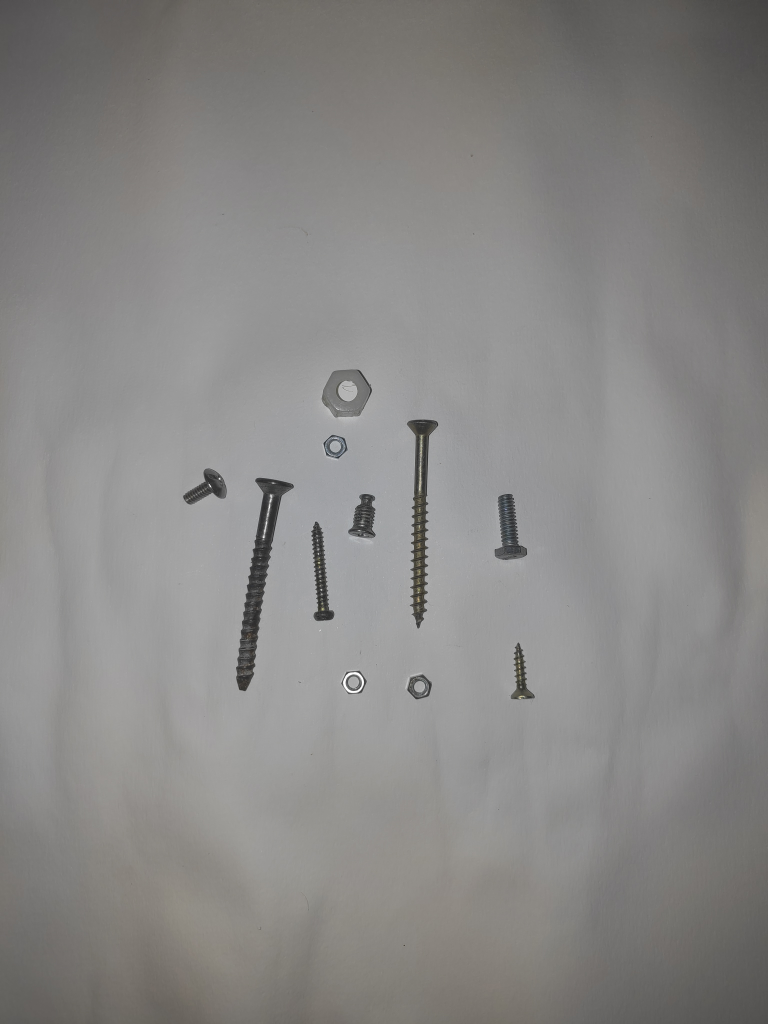
#> input picture fotos/Foto_1_parafuso_porca.jpg, 3072 x 4096 px (shown at 1/4 size)
$ python contar.py fotos/Foto_1_parafuso_porca.jpg
#> lines starting #> are read from the running program, lines starting #| are printed output that depends on the picture; after the words box and inside, x2 and y2 are one past the last pixel; in counts of white or black regions, pixels touching at a corner belong together
"""Conta parafusos e porcas em fotos de uma bancada (fundo de papel branco).

Uso:
    python contar.py fotos/Foto_1_parafuso_porca.jpg
    python contar.py fotos/ --referencia referencia_manual.csv --saida resultados/
"""
import argparse
import csv
from pathlib import Path

import cv2
import numpy as np

LARGURA = 1500   # largura depois de redimensionar
K_FUNDO = 75     # EE pra estimar o fundo: maior que a largura das peças
K_AB = 3         # EE da abertura: tira pontinhos sem apagar as porcas pequenas
K_FE = 5         # EE do fechamento: tapa brilho e rachadura dentro da peça
AREA_MIN = 300   # menor peça aceita (px)


def ee(k):
    return cv2.getStructuringElement(cv2.MORPH_ELLIPSE, (k, k))


def preencher(m):
    mp = cv2.copyMakeBorder(m, 1, 1, 1, 1, cv2.BORDER_CONSTANT, value=0)
    cheia = mp.copy()
    aux = np.zeros((mp.shape[0] + 2, mp.shape[1] + 2), np.uint8)
    cv2.floodFill(cheia, aux, (0, 0), 255)
    furos = cv2.bitwise_not(cheia)[1:-1, 1:-1]
    return cv2.bitwise_or(m, furos)


def pecas(m):
    n, _, est, _ = cv2.connectedComponentsWithStats(m, connectivity=8)
    H, W = m.shape
    lista = []
    for i in range(1, n):
        x, y, w, h, a = est[i]
        if a < AREA_MIN:
            continue
        if x == 0 or y == 0 or x + w == W or y + h == H:
            continue
        lista.append((x, y, w, h, a))
    return lista


def classificar(lista, img):
    vis = cv2.cvtColor(img, cv2.COLOR_GRAY2BGR)
    parafusos, porcas = 0, 0
    for x, y, w, h, a in lista:
        razao = w / h
        ocupa = a / (w * h)
        if 0.8 <= razao <= 1.25 and ocupa >= 0.55:
            porcas += 1
            cv2.rectangle(vis, (x, y), (x + w, y + h), (255, 0, 0), 4)  # azul = porca
        else:
            parafusos += 1
            cv2.rectangle(vis, (x, y), (x + w, y + h), (0, 0, 255), 4)  # vermelho = parafuso
    return parafusos, porcas, vis


def pipeline(caminho):
    img = cv2.imread(str(caminho), cv2.IMREAD_GRAYSCALE)
    if img is None:
        raise FileNotFoundError(caminho)
    esc = LARGURA / img.shape[1]
    img = cv2.resize(img, None, fx=esc, fy=esc, interpolation=cv2.INTER_AREA)
    g = cv2.GaussianBlur(img, (5, 5), 0)
    fundo = cv2.morphologyEx(g, cv2.MORPH_CLOSE, ee(K_FUNDO))
    r = cv2.divide(g, fundo, scale=255)
    _, m = cv2.threshold(r, 0, 255, cv2.THRESH_BINARY_INV + cv2.THRESH_OTSU)
    m = cv2.morphologyEx(m, cv2.MORPH_OPEN, ee(K_AB))
    m = cv2.morphologyEx(m, cv2.MORPH_CLOSE, ee(K_FE))
    m = preencher(m)
    par, por, vis = classificar(pecas(m), img)
    return par, por, m, vis


def ler_referencia(caminho):
    with open(caminho, newline='', encoding='utf-8') as f:
        return {l['foto']: (int(l['parafusos']), int(l['porcas'])) for l in csv.DictReader(f)}


def main():
    ap = argparse.ArgumentParser(description=__doc__, formatter_class=argparse.RawDescriptionHelpFormatter)
    ap.add_argument('entrada', help='foto ou pasta de fotos')
    ap.add_argument('--referencia', help='CSV com a contagem manual (foto,parafusos,porcas)')
    ap.add_argument('--saida', help='pasta pra salvar as fotos com as caixas desenhadas')
    args = ap.parse_args()

    entrada = Path(args.entrada)
    fotos = sorted(entrada.glob('*.jpg'), key=lambda p: int(p.stem.split('_')[1])) if entrada.is_dir() else [entrada]
    ref = ler_referencia(args.referencia) if args.referencia else {}
    if args.saida:
        Path(args.saida).mkdir(parents=True, exist_ok=True)

    print(f"{'foto':<28} {'parafusos':>9} {'porcas':>7}" + ('   ref (par/porca)' if ref else ''))
    erros = []
    for f in fotos:
        par, por, _, vis = pipeline(f)
#> in pipeline, `r = cv2.divide(g, fundo, scale=255)`:
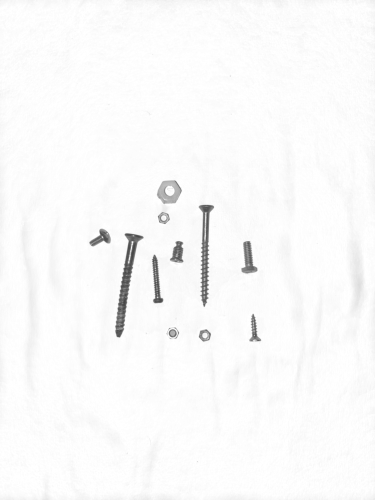
#> r: shape (2000, 1500) (shown at 1/4 size); min 65, max 255, mean 249.6
#> in pipeline, `_, m = cv2.threshold(r, 0, 255, cv2.THRESH_BINARY_INV + cv2.THRESH_OTSU)`:
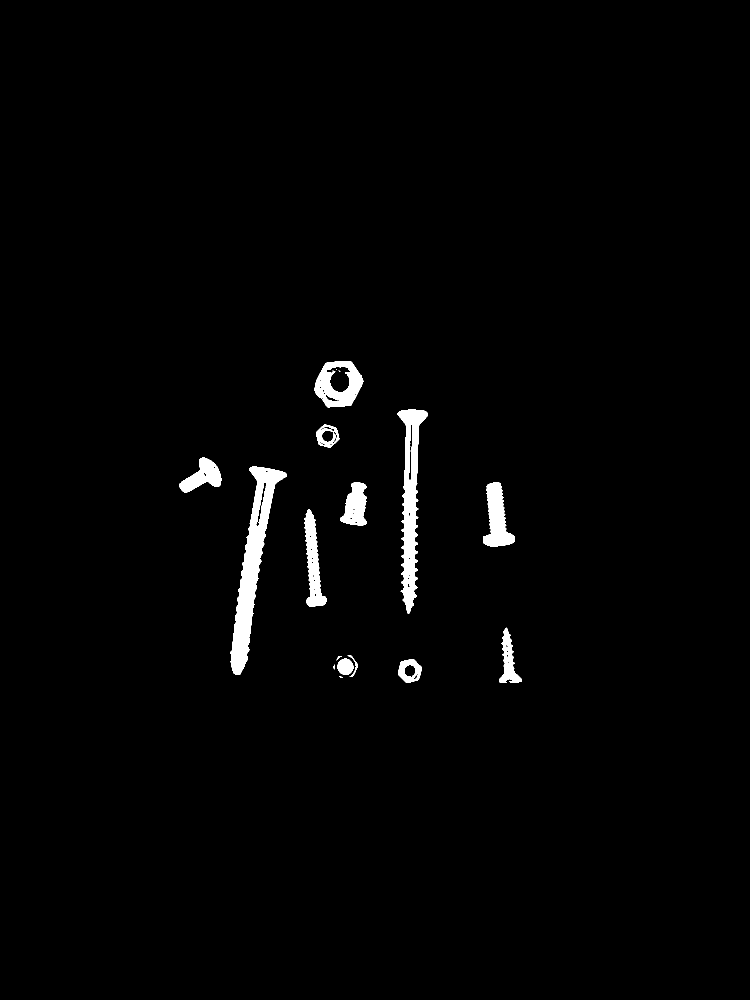
#> m: shape (2000, 1500) (shown at 1/2 size); 1.6% white; 17 white regions (4 under 20 px), largest, box (x1, y1, x2, y2) and area: (461, 933, 574, 1350) 14078, (795, 819, 856, 1227) 10168, (629, 722, 727, 815) 5037
#> in preencher, `cv2.floodFill(cheia, aux, (0, 0), 255)`:
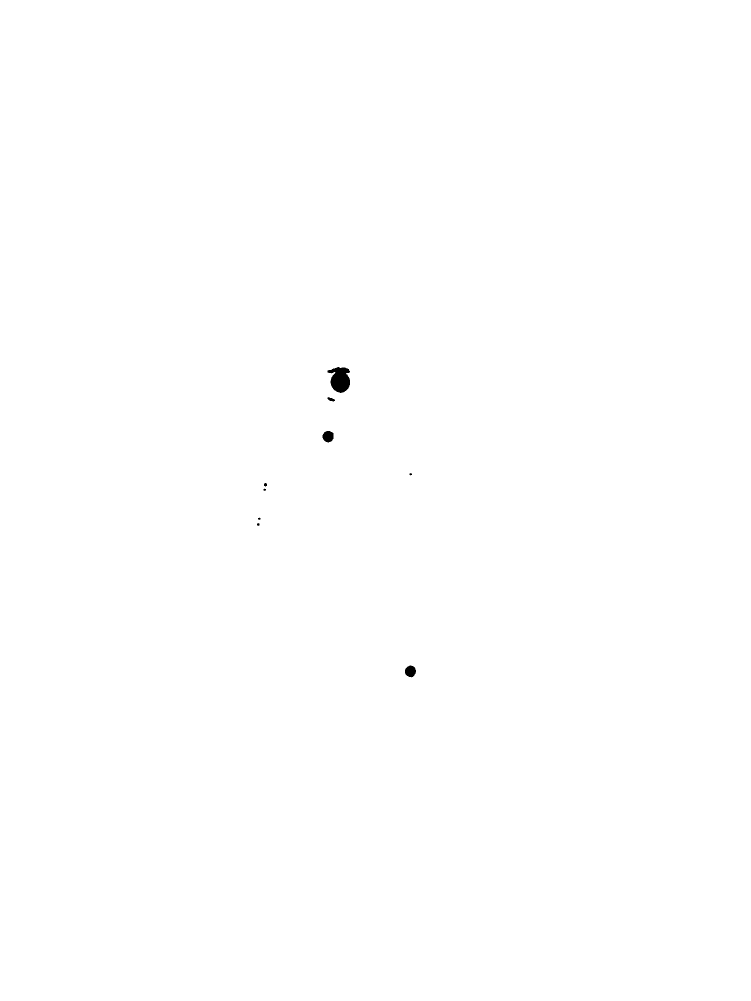
#> cheia: shape (2002, 1502) (shown at 1/2 size); 99.9% white; 9 black regions (3 under 20 px), largest, box (x1, y1, x2, y2) and area: (655, 734, 700, 786) 1637, (645, 862, 667, 885) 400, (810, 1331, 832, 1355) 395, (655, 794, 670, 803) 76, (528, 966, 534, 973) 34, (514, 1046, 519, 1052) 22
#> in preencher, `return cv2.bitwise_or(m, furos)`:
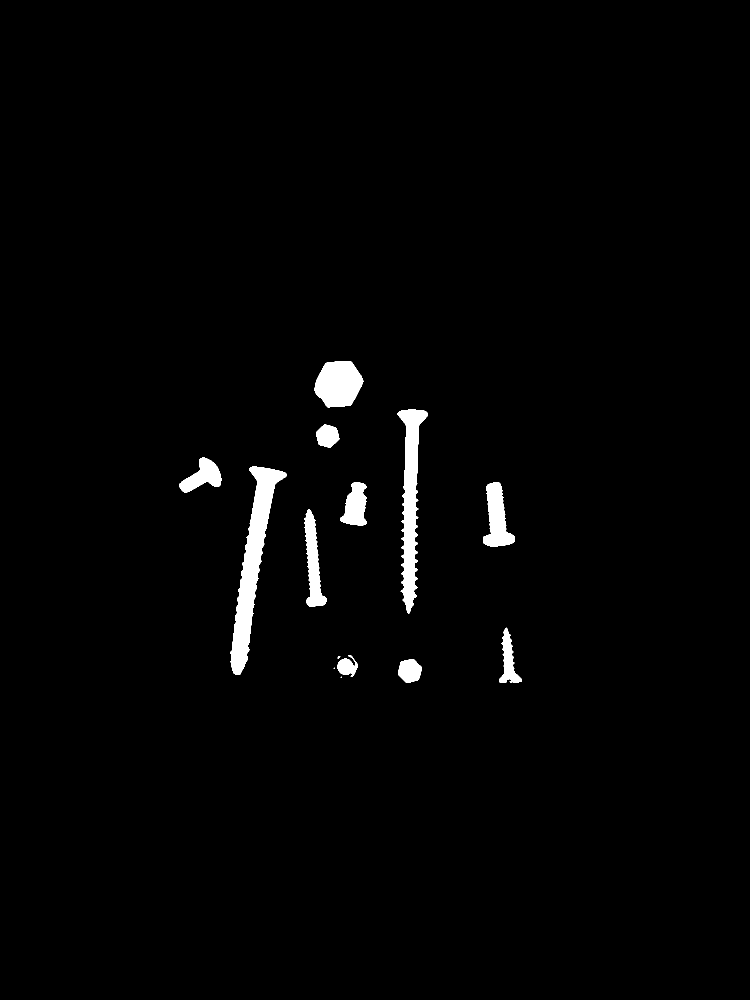
#> returned value: shape (2000, 1500) (shown at 1/2 size); 1.8% white; 14 white regions (2 under 20 px), largest, box (x1, y1, x2, y2) and area: (461, 933, 574, 1350) 14455, (795, 819, 856, 1227) 10634, (629, 722, 727, 815) 6850
#> in pecas, `n, _, est, _ = cv2.connectedComponentsWithStats(m, connectivity=8)`: n = 15; est = 15 rows, first 6: [0, 0, 1500, 2000, 2946632], [629, 722, 98, 93, 6850], [795, 819, 61, 408, 10634], [632, 849, 47, 47, 1593], [358, 915, 85, 70, 3018], [461, 933, 113, 417, 14455]
#> the loop in pecas, `for i in range(1, n):` made 14 passes
#> (x, y, w, h, a) on passes 1 to 8: (629, 722, 98, 93, 6850), (795, 819, 61, 408, 10634), (632, 849, 47, 47, 1593), (358, 915, 85, 70, 3018), (461, 933, 113, 417, 14455), (680, 965, 54, 86, 3093), (966, 965, 64, 129, 4552), (608, 1019, 45, 194, 4230)
#> after the loop in pecas, `for i in range(1, n):`: lista = 11 items, first 6: (629, 722, 98, 93, 6850), (795, 819, 61, 408, 10634), (632, 849, 47, 47, 1593), (358, 915, 85, 70, 3018), (461, 933, 113, 417, 14455), (680, 965, 54, 86, 3093)
#> the loop in classificar, `for x, y, w, h, a in lista:` made 11 passes
#> (x, y, w, h, a, razao, ocupa) on passes 1 to 8: (629, 722, 98, 93, 6850, 1.05, 0.752), (795, 819, 61, 408, 10634, 0.15, 0.427), (632, 849, 47, 47, 1593, 1, 0.721), (358, 915, 85, 70, 3018, 1.21, 0.507), (461, 933, 113, 417, 14455, 0.271, 0.307), (680, 965, 54, 86, 3093, 0.628, 0.666), (966, 965, 64, 129, 4552, 0.496, 0.551), (608, 1019, 45, 194, 4230, 0.232, 0.485)
#> after the loop in classificar, `for x, y, w, h, a in lista:`:
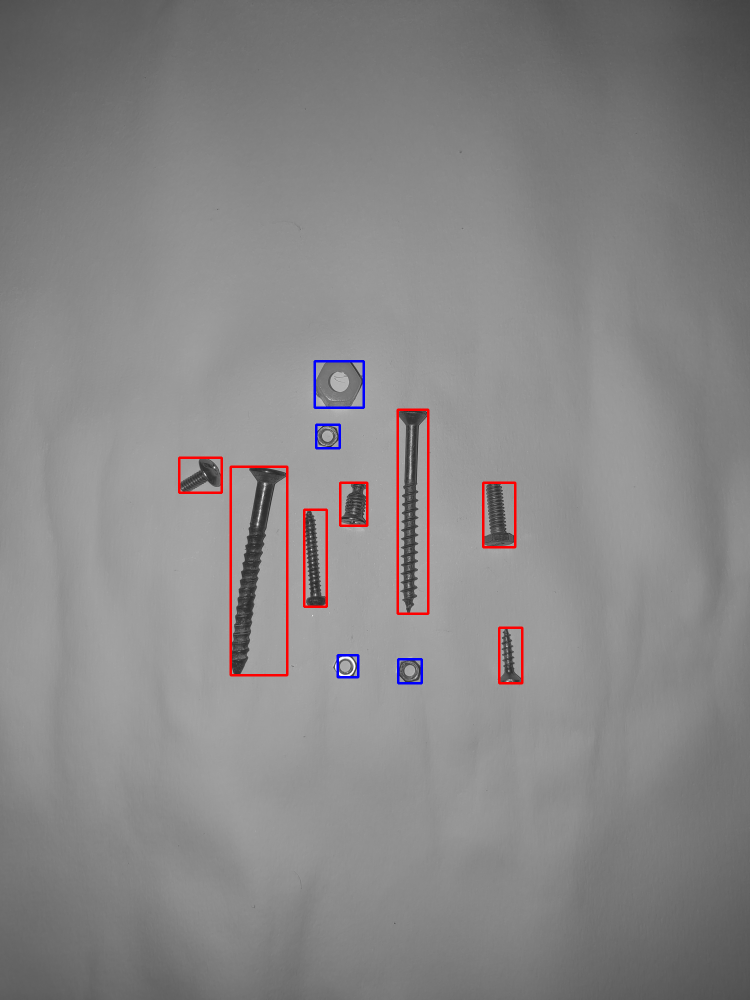
#> vis: shape (2000, 1500, 3) (shown at 1/2 size); mean B, G, R 134.4, 134, 135.6
#> after the loop in classificar, `for x, y, w, h, a in lista:`: parafusos = 7; porcas = 4
#> in pipeline, `par, por, vis = classificar(pecas(m), img)`: par = 7; por = 4
#> par = 7; por = 4
        linha = f'{f.name:<28} {par:>9} {por:>7}'
        if f.name in ref:
            rp, rq = ref[f.name]
            linha += f'   {rp}/{rq}'
            erros.append(abs(par - rp) + abs(por - rq))
        print(linha)
#| Foto_1_parafuso_porca.jpg            7       4
        if args.saida:
            cv2.imwrite(str(Path(args.saida) / f.name), vis)
    if erros:
        exatas = sum(e == 0 for e in erros)
        print(f'\nfotos com contagem exata: {exatas}/{len(erros)}')


if __name__ == '__main__':
    main()

$ run again, with fotos/Foto_10_parafuso_porca.jpg copied over fotos/Foto_1_parafuso_porca.jpg
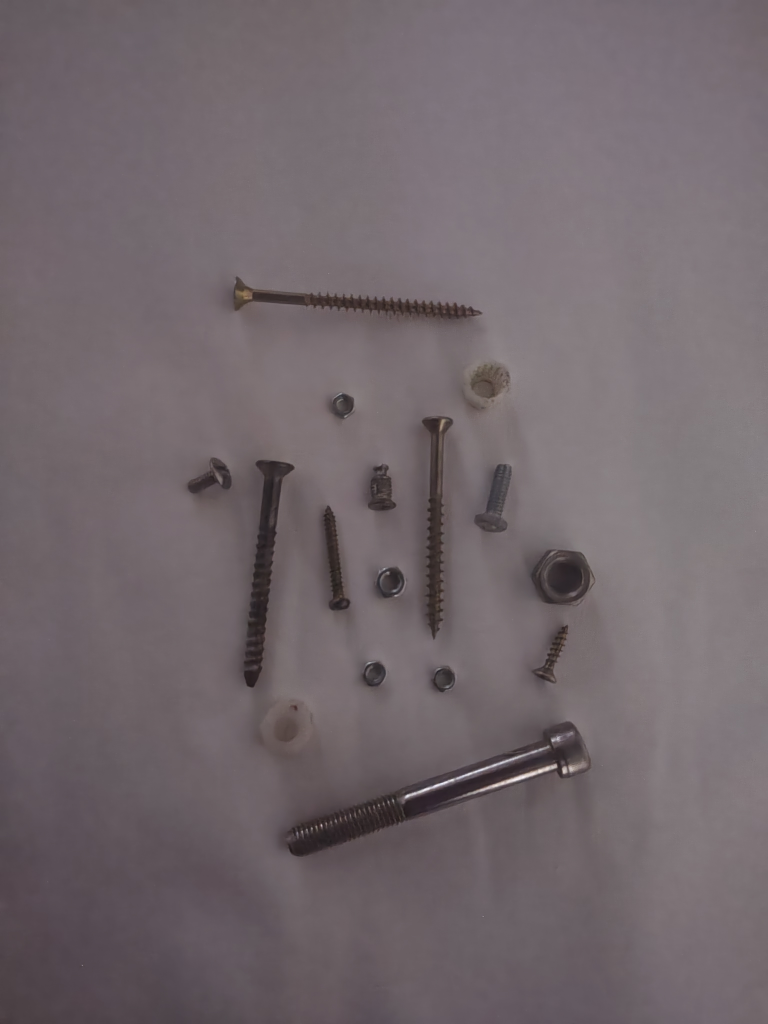
#> input picture fotos/Foto_10_parafuso_porca.jpg, 3072 x 4096 px (shown at 1/4 size)
#> in pipeline, `_, m = cv2.threshold(r, 0, 255, cv2.THRESH_BINARY_INV + cv2.THRESH_OTSU)`:
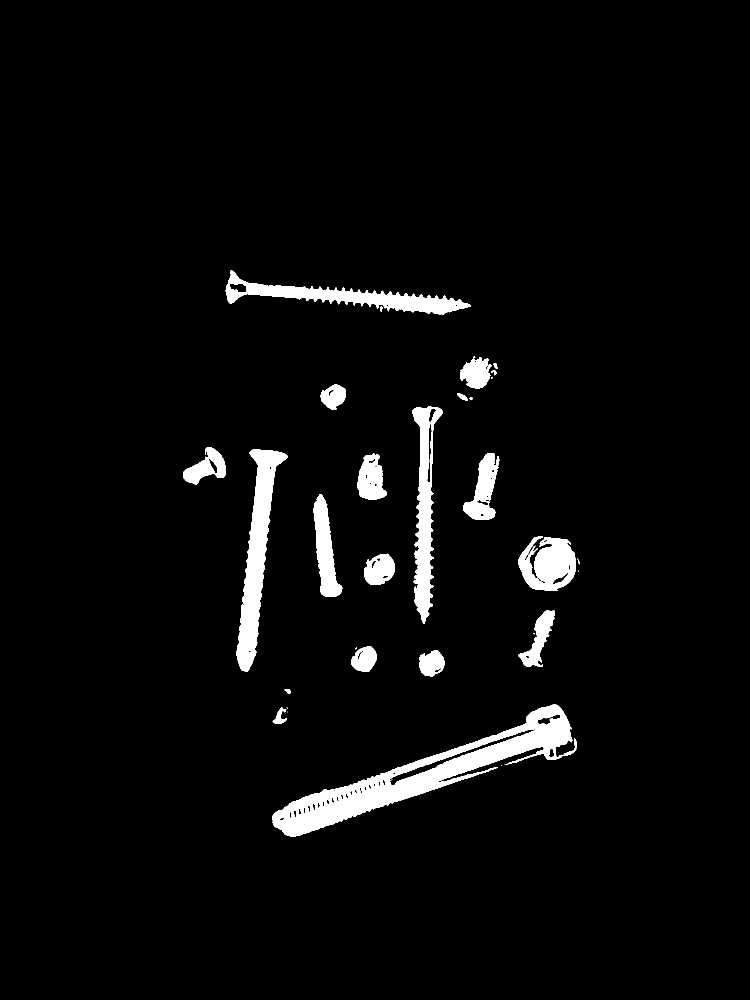
#> m: shape (2000, 1500) (shown at 1/2 size); 3.9% white; 33 white regions (10 under 20 px), largest, box (x1, y1, x2, y2) and area: (545, 1409, 1154, 1673) 36088, (472, 899, 575, 1343) 16145, (451, 540, 941, 629) 12370
#> mp: shape (2002, 1502); 4% white; 21 white regions (1 under 20 px), largest, box (x1, y1, x2, y2) and area: (546, 1410, 1155, 1674) 36915, (473, 900, 576, 1344) 16191, (452, 541, 942, 630) 12560
#> cheia: shape (2002, 1502); 99.8% white; 19 black regions (4 under 20 px), largest, box (x1, y1, x2, y2) and area: (779, 1460, 1065, 1571) 2415, (1112, 1482, 1151, 1515) 732, (1060, 1076, 1105, 1133) 670
#> furos: shape (2000, 1500); 0.19% white; 19 white regions (4 under 20 px), largest, box (x1, y1, x2, y2) and area: (778, 1459, 1064, 1570) 2415, (1111, 1481, 1150, 1514) 732, (1059, 1075, 1104, 1132) 670
#> n = 22; est = 22 rows, first 6: [0, 0, 1500, 2000, 2874442], [451, 540, 490, 89, 12987], [920, 713, 65, 65, 2764], [987, 726, 8, 12, 58], [982, 741, 11, 9, 56], [641, 768, 50, 51, 1789]
#> the loop in pecas, `for i in range(1, n):` made 21 passes
#> (x, y, w, h, a) on passes 1 to 8: (451, 540, 490, 89, 12987), (920, 713, 65, 65, 2764), (987, 726, 8, 12, 58), (982, 741, 11, 9, 56), (641, 768, 50, 51, 1789), (914, 786, 32, 15, 196), (824, 813, 61, 435, 12230), (366, 894, 86, 76, 3342)
#> after the loop in pecas, `for i in range(1, n):`: lista = 16 items, first 6: (451, 540, 490, 89, 12987), (920, 713, 65, 65, 2764), (641, 768, 50, 51, 1789), (824, 813, 61, 435, 12230), (366, 894, 86, 76, 3342), (472, 899, 103, 444, 16191)
#> the loop in classificar, `for x, y, w, h, a in lista:` made 16 passes
#> (x, y, w, h, a, razao, ocupa) on passes 1 to 8: (451, 540, 490, 89, 12987, 5.51, 0.298), (920, 713, 65, 65, 2764, 1, 0.654), (641, 768, 50, 51, 1789, 0.98, 0.702), (824, 813, 61, 435, 12230, 0.14, 0.461), (366, 894, 86, 76, 3342, 1.13, 0.511), (472, 899, 103, 444, 16191, 0.232, 0.354), (714, 907, 60, 92, 3839, 0.652, 0.695), (926, 907, 73, 133, 4985, 0.549, 0.513)
#> after the loop in classificar, `for x, y, w, h, a in lista:`:
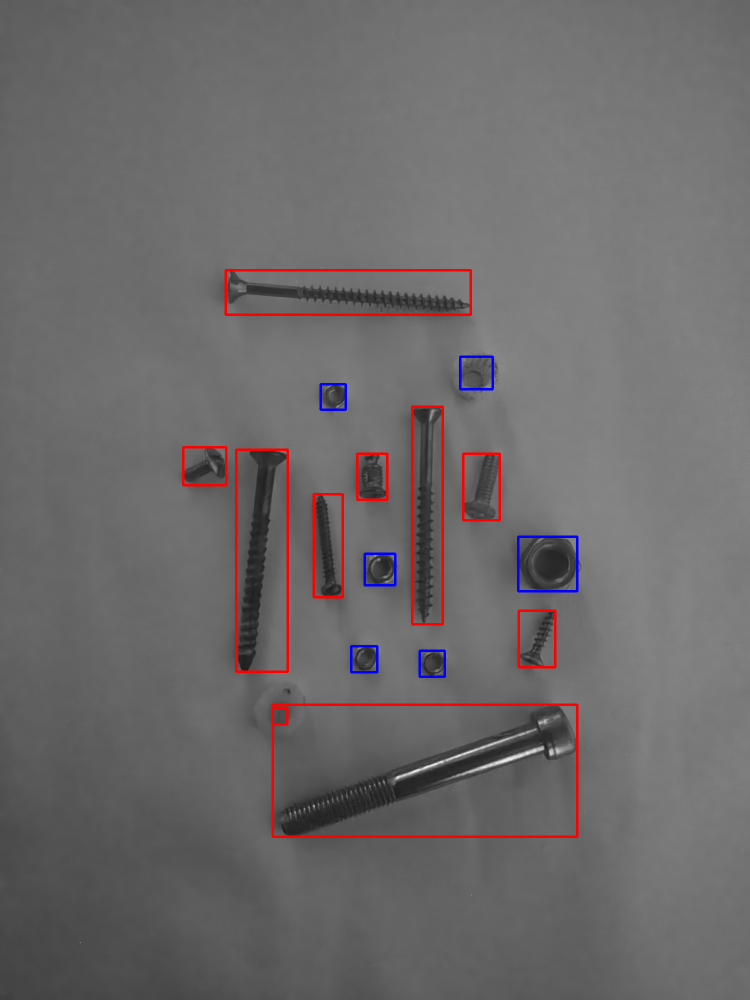
#> vis: shape (2000, 1500, 3) (shown at 1/2 size); mean B, G, R 106, 105.3, 108.3
#> after the loop in classificar, `for x, y, w, h, a in lista:`: parafusos = 10; porcas = 6
#> in pipeline, `par, por, vis = classificar(pecas(m), img)`: par = 10; por = 6
#> in main, `par, por, _, vis = pipeline(f)`: par = 10; por = 6
#| Foto_1_parafuso_porca.jpg           10       6
